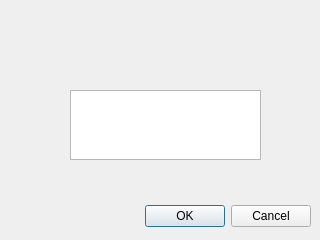
<?xml version="1.0" encoding="UTF-8"?>
<ui version="4.0">
 <class>timer_dialog</class>
 <widget class="QDialog" name="timer_dialog">
  <property name="geometry">
   <rect>
    <x>0</x>
    <y>0</y>
    <width>320</width>
    <height>240</height>
   </rect>
  </property>
  <property name="windowTitle">
   <string>Dialog</string>
  </property>
  <widget class="QDialogButtonBox" name="buttonBox">
   <property name="geometry">
    <rect>
     <x>10</x>
     <y>200</y>
     <width>301</width>
     <height>32</height>
    </rect>
   </property>
   <property name="orientation">
    <enum>Qt::Horizontal</enum>
   </property>
   <property name="standardButtons">
    <set>QDialogButtonBox::Cancel|QDialogButtonBox::Ok</set>
   </property>
  </widget>
  <widget class="QPlainTextEdit" name="timer_edit">
   <property name="geometry">
    <rect>
     <x>70</x>
     <y>90</y>
     <width>191</width>
     <height>70</height>
    </rect>
   </property>
  </widget>
 </widget>
 <resources/>
 <connections>
  <connection>
   <sender>buttonBox</sender>
   <signal>accepted()</signal>
   <receiver>timer_dialog</receiver>
   <slot>accept()</slot>
   <hints>
    <hint type="sourcelabel">
     <x>248</x>
     <y>254</y>
    </hint>
    <hint type="destinationlabel">
     <x>157</x>
     <y>274</y>
    </hint>
   </hints>
  </connection>
  <connection>
   <sender>buttonBox</sender>
   <signal>rejected()</signal>
   <receiver>timer_dialog</receiver>
   <slot>reject()</slot>
   <hints>
    <hint type="sourcelabel">
     <x>316</x>
     <y>260</y>
    </hint>
    <hint type="destinationlabel">
     <x>286</x>
     <y>274</y>
    </hint>
   </hints>
  </connection>
 </connections>
</ui>
